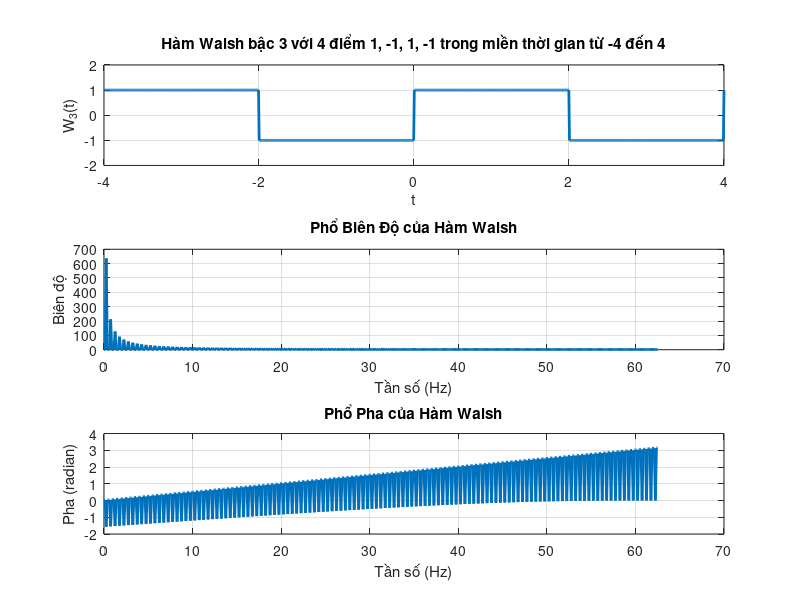

This figure's MATLAB source:
% Định nghĩa miền thời gian từ -4 đến 4
t = linspace(-4, 4, 1000);  % Tạo một vector thời gian từ -4 đến 4, với 1000 điểm

% Hàm Walsh bậc 3 với các giá trị +1 và -1 phân bố đều trong khoảng thời gian từ -4 đến 4
W_3 = ones(size(t));   % Khởi tạo một vector chứa toàn bộ giá trị +1

% Thay đổi giá trị thành -1 theo các đoạn thời gian sao cho giá trị lần lượt là 1, -1, 1, -1 cách đều
W_3(t >= -4 & t < -2) = 1;   % Thay đổi giá trị thành +1 trong khoảng từ -4 đến -2
W_3(t >= -2 & t < 0) = -1;   % Thay đổi giá trị thành -1 trong khoảng từ -2 đến 0
W_3(t >= 0 & t < 2) = 1;     % Thay đổi giá trị thành +1 trong khoảng từ 0 đến 2
W_3(t >= 2 & t < 4) = -1;    % Thay đổi giá trị thành -1 trong khoảng từ 2 đến 4

% Vẽ đồ thị của hàm Walsh
figure;
subplot(3,1,1);
plot(t, W_3, 'LineWidth', 2);
title('Hàm Walsh bậc 3 với 4 điểm 1, -1, 1, -1 trong miền thời gian từ -4 đến 4');
xlabel('t');
ylabel('W_3(t)');
ylim([-2 2]);  % Đặt giới hạn trục tung từ -2 đến 2
grid on;

% Tính và vẽ phổ biên độ
N = length(t);  % Số lượng điểm
Fs = N / (t(end) - t(1));  % Tần số lấy mẫu
W_3_fft = fft(W_3);  % Phép biến đổi Fourier

% Tính phổ biên độ
W_3_magnitude = abs(W_3_fft);
f = Fs * (0:(N/2)) / N;  % Tạo trục tần số

% Lấy một nửa phổ (do phổ Fourier là đối xứng)
W_3_magnitude_half = W_3_magnitude(1:N/2+1);

subplot(3,1,2);
plot(f, W_3_magnitude_half, 'LineWidth', 2);
title('Phổ Biên Độ của Hàm Walsh');
xlabel('Tần số (Hz)');
ylabel('Biên độ');
grid on;

% Tính và vẽ phổ pha
W_3_phase = angle(W_3_fft);  % Phổ pha

% Lấy một nửa phổ pha
W_3_phase_half = W_3_phase(1:N/2+1);

subplot(3,1,3);
plot(f, W_3_phase_half, 'LineWidth', 2);
title('Phổ Pha của Hàm Walsh');
xlabel('Tần số (Hz)');
ylabel('Pha (radian)');
grid on;
